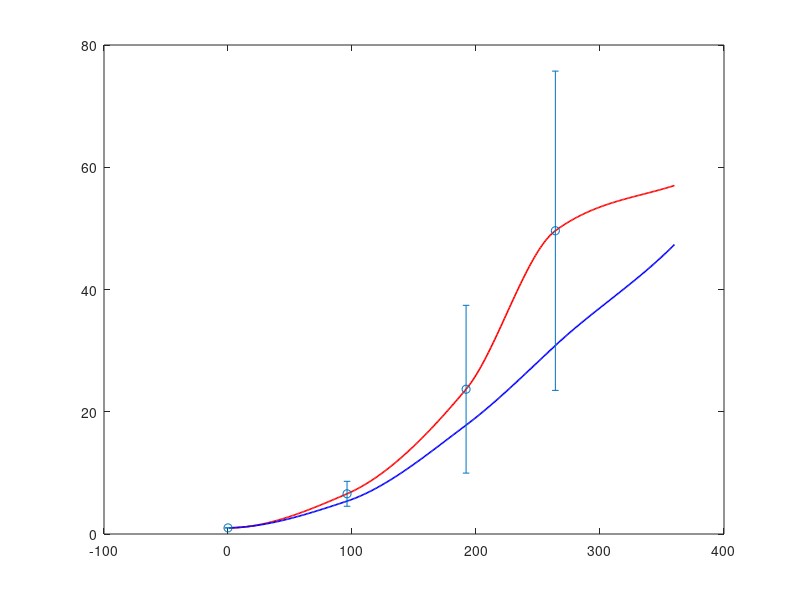

Recreate this plot in MATLAB. (Note: this script raises an error after producing the figure.)
% Define PC3 Control Data and STD
CONTROL_MEDIA = [1 6.579 23.689 49.612 61.934 113.800]; 
CONTROL_STD=[0 2.041 13.725 26.117 34.407 43.536];  

% Define PC3 Cabo Data and STD
CABO_MEDIA = [1 5.381 17.809 30.836 59.570 123.146]; 
CABO_STD=[0 1.676 5.241 15.839 42.903 71.834];

% Time points
time=[0, 4*24, 8*24, 11*24, 17*24, 21*24];  

% Get interpolated curves
control_curve = interp1(time, CONTROL_MEDIA, 1:1:21*24, 'pchip');    
cabo_curve = interp1(time, CABO_MEDIA, 1:1:21*24, 'pchip');    

% Plot curve
plot(1:1:15*24,control_curve(1:360),'r','LineWidth',1.2)            
hold on
plot(1:1:15*24,cabo_curve(1:360),'b','LineWidth',1.2)            
hold on
errorbar(time(1:4),CONTROL_MEDIA(1:4),CONTROL_STD(1:4),'o','HandleVisibility','off')     
hold on
errorbar(time(1:4),CABO_MEDIA(1:4),CABO_STD(1:4),'o','HandleVisibility','off') 

xlabel('Time [h]');
ylabel('Tumor Size Normalized [ ]');
legend('PC3 Control','PC3 Cabo', 'FontSize',10)
